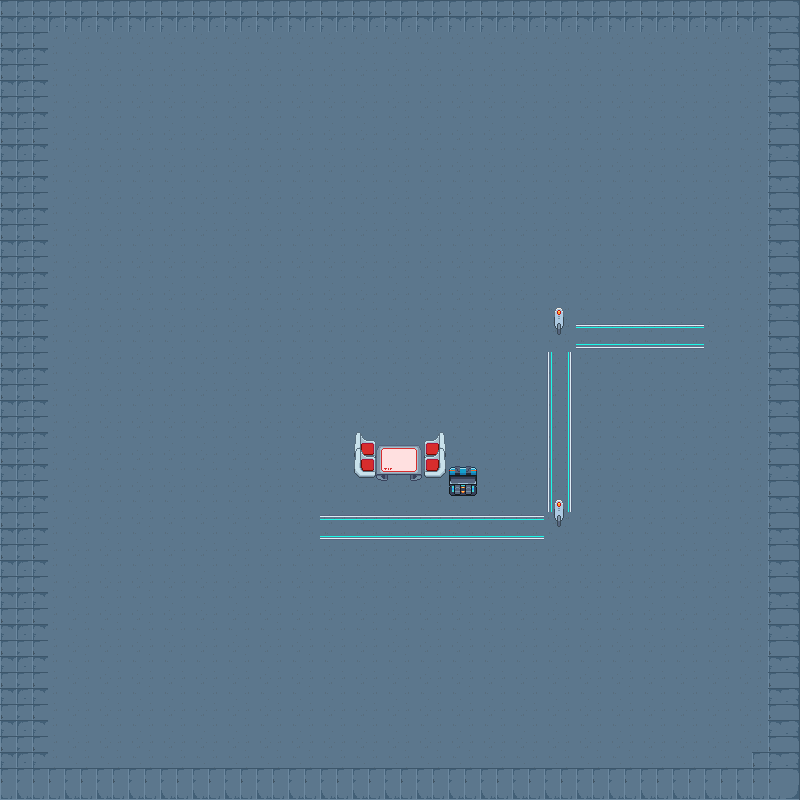

Tiled map render using the project's own tile images. Description and the map definition, with tile-layer contents summarised, below:
An orthogonal 50x50 tile map with 16x16 px tiles, 3 tile layers (background, chaise et table, decorations) and 3 objects (2x colision, player).

<map version="1.9" tiledversion="1.9.2" orientation="orthogonal" renderorder="right-down" width="50" height="50" tilewidth="16" tileheight="16" infinite="0" nextlayerid="6" nextobjectid="14">
 <tileset firstgid="1" source="house.tsx" />
 <layer id="1" name="background" width="50" height="50">
  <data>[2500 cells, 2401 non-empty, 8 distinct tile ids]</data>
 </layer>
 <layer id="2" name="chaise et table" width="50" height="50">
  <data>[2500 cells, 9 non-empty, 6 distinct tile ids]</data>
 </layer>
 <objectgroup id="3" name="Objects">
  <object id="1" name="player" x="410.333" y="378.333">
   <point />
  </object>
  <object id="4" class="colision" x="456.667" y="481.667" width="16.3333" height="15.3333" />
  <object id="8" class="colision" x="356.333" y="460.667" width="82.6667" height="31.3333" />
 </objectgroup>
 <layer id="5" name="decorations" width="50" height="50">
  <data>[2500 cells, 18 non-empty, 2 distinct tile ids]</data>
 </layer>
</map>
